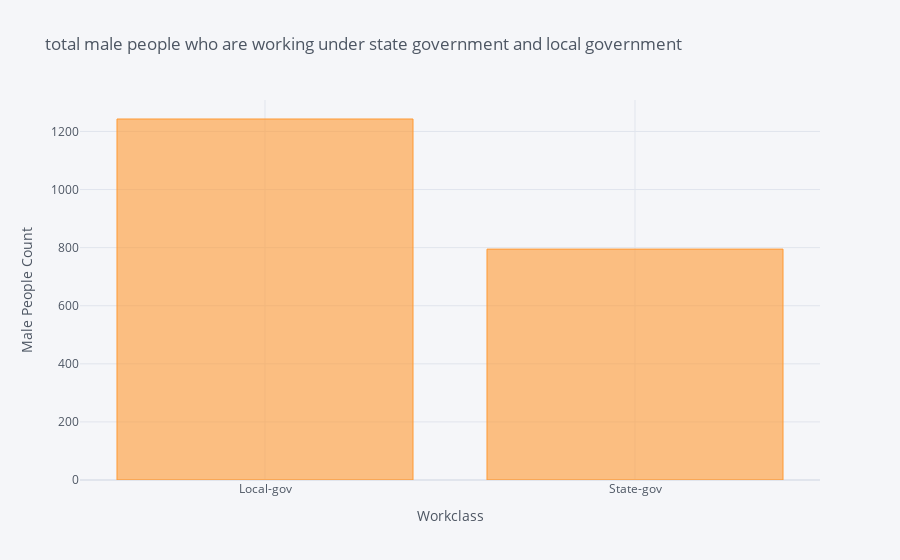

The cell this chart's notebook holds for it:
### Markdown cell above
### Interactive plot

### Code cell
gov_data.iplot(kind='bar',x='workclass',y='age',xTitle='Workclass',yTitle='Male People Count',title='total male people who are working under state government and local government')

### Figure 1 — Plotly figure (JSON) as saved in the notebook; plotly's stock layout.template omitted (floating-point values rounded to 4 significant figures)
{"data": [{"marker": {"color": "rgba(255, 153, 51, 0.6)", "line": {"color": "rgba(255, 153, 51, 1.0)", "width": 1}}, "name": "age", "orientation": "v", "text": "", "type": "bar", "x": ["Local-gov", "State-gov"], "y": [1243, 795]}], "layout": {"legend": {"bgcolor": "#F5F6F9", "font": {"color": "#4D5663"}}, "paper_bgcolor": "#F5F6F9", "plot_bgcolor": "#F5F6F9", "title": {"font": {"color": "#4D5663"}, "text": "total male people who are working under state government and local government"}, "xaxis": {"gridcolor": "#E1E5ED", "showgrid": true, "tickfont": {"color": "#4D5663"}, "title": {"font": {"color": "#4D5663"}, "text": "Workclass"}, "zerolinecolor": "#E1E5ED"}, "yaxis": {"gridcolor": "#E1E5ED", "showgrid": true, "tickfont": {"color": "#4D5663"}, "title": {"font": {"color": "#4D5663"}, "text": "Male People Count"}, "zerolinecolor": "#E1E5ED"}}}
